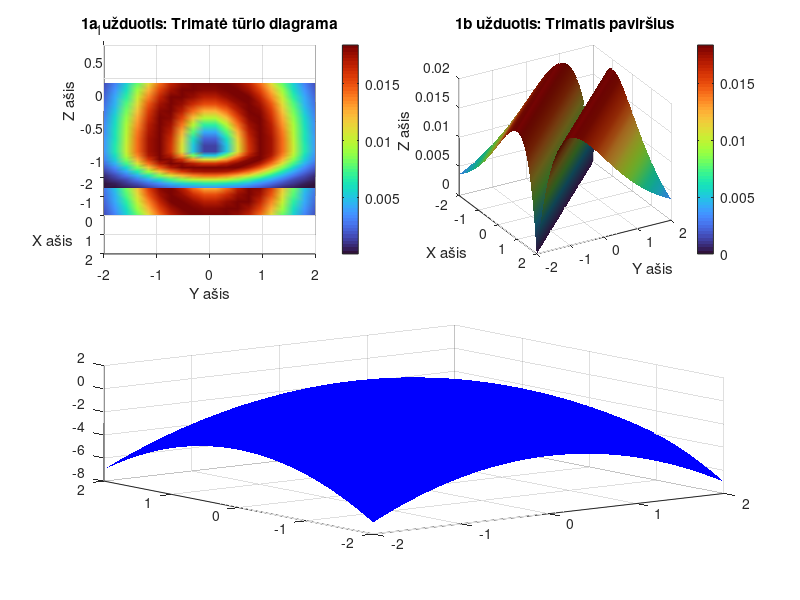

Write MATLAB code to recreate this figure. (Note: this script raises an error after producing the figure.)
% =========================================================================
% VILNIUS TECH EF - Skriptinis programavimas - 2026
% 4 laboratorinis darbas: Rezultatų grafinis 3D atvaizdavimas
% Privaloma užduotis (22 variantas) ir Papildoma užduotis (23 variantas)
% =========================================================================

clear; close all; clc;

% Sukuriamas vienas bendras langas visiems grafikams atvaizduoti
figure('Name', '4 Laboratorinis darbas - 3D Grafika', 'Position', [100, 100, 1300, 900]);

%% 1. PRIVALOMA UŽDUOTIS (22 variantas)

% --- a) Trimatis tūrio grafikas (slice plot) ---
subplot(2, 2, 1);

x = linspace(-2, 2, 20);
y = linspace(-2, 2, 20);
z = linspace(-1, 1, 20);
[X, Y, Z] = meshgrid(x, y, z);

% Tūrio funkcija
V = sin((X.^2 + Y.^2 + Z.^2) / 20) .* exp(-(X.^2 + Y.^2 + Z.^2));

slice(X, Y, Z, V, 0, 0, 0);
shading interp;
colormap(jet);
colorbar;
view(90, 30);

title('1a užduotis: Trimatė tūrio diagrama');
xlabel('X ašis');
ylabel('Y ašis');
zlabel('Z ašis');
grid on;

% --- b) Trimatis paviršiaus grafikas ---
subplot(2, 2, 2);

x2 = linspace(-2, 2, 40);
y2 = linspace(-2, 2, 40);
[X2, Y2] = meshgrid(x2, y2);

% Paviršiaus funkcija su moduliais
Z2 = sin(abs(X2 + Y2) / 20) .* exp(-abs(X2 + Y2));

surf(X2, Y2, Z2);
shading interp;
camlight; lighting gouraud;
colormap(turbo);
colorbar;
view(60, 30);

title('1b užduotis: Trimatis paviršius');
xlabel('X ašis');
ylabel('Y ašis');
zlabel('Z ašis');
grid on;


%% 2. PAPILDOMA UŽDUOTIS (23 variantas)
subplot(2, 2, [3, 4]);

x3 = linspace(-2, 2, 40);
y3 = linspace(-2, 2, 40);
[X3, Y3] = meshgrid(x3, y3);

% Papildomos užduoties funkcija
Z3 = 1 - (X3.^2 + Y3.^2);

% Mėlynas ir permatomas paviršius naudojant surf ir alpha
surf(X3, Y3, Z3, 'FaceColor', 'blue', 'EdgeColor', 'none');
alpha(0.5);
camlight; lighting gouraud;
view(45, 30);

title('Papildoma užduotis: Permatomas mėlynas paviršius');
xlabel('X ašis');
ylabel('Y ašis');
zlabel('Z ašis');
grid on;
